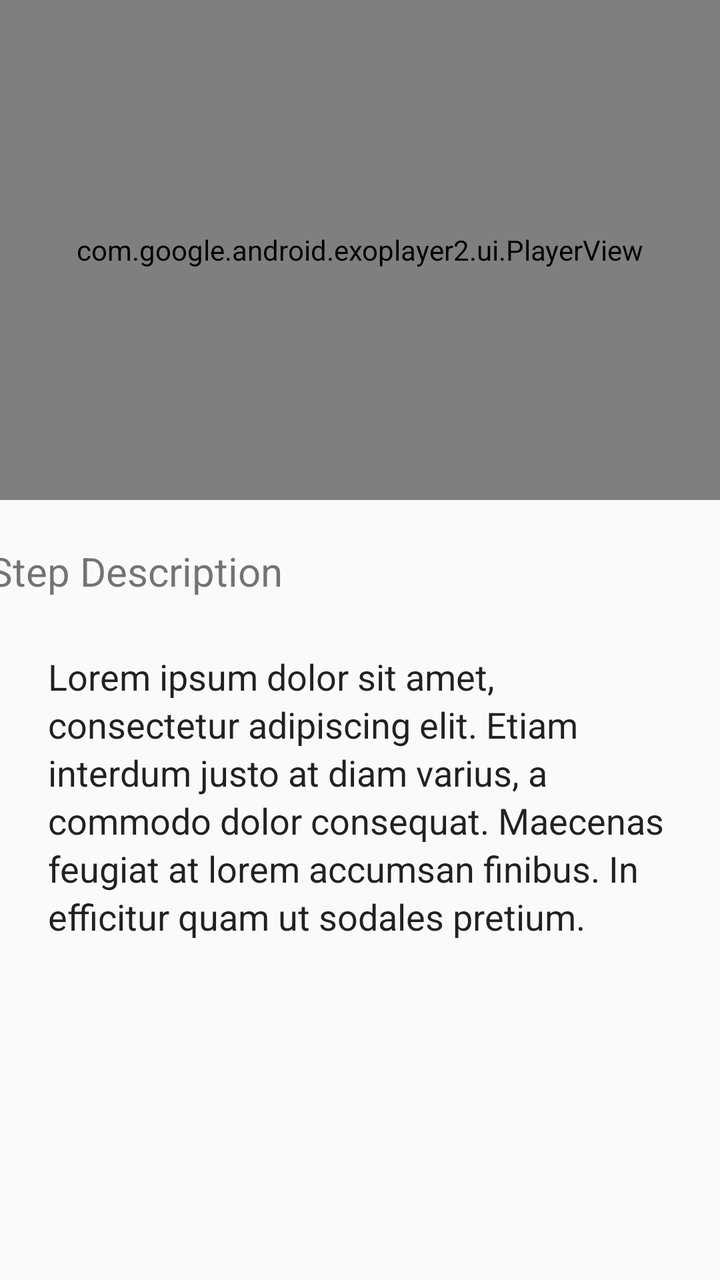
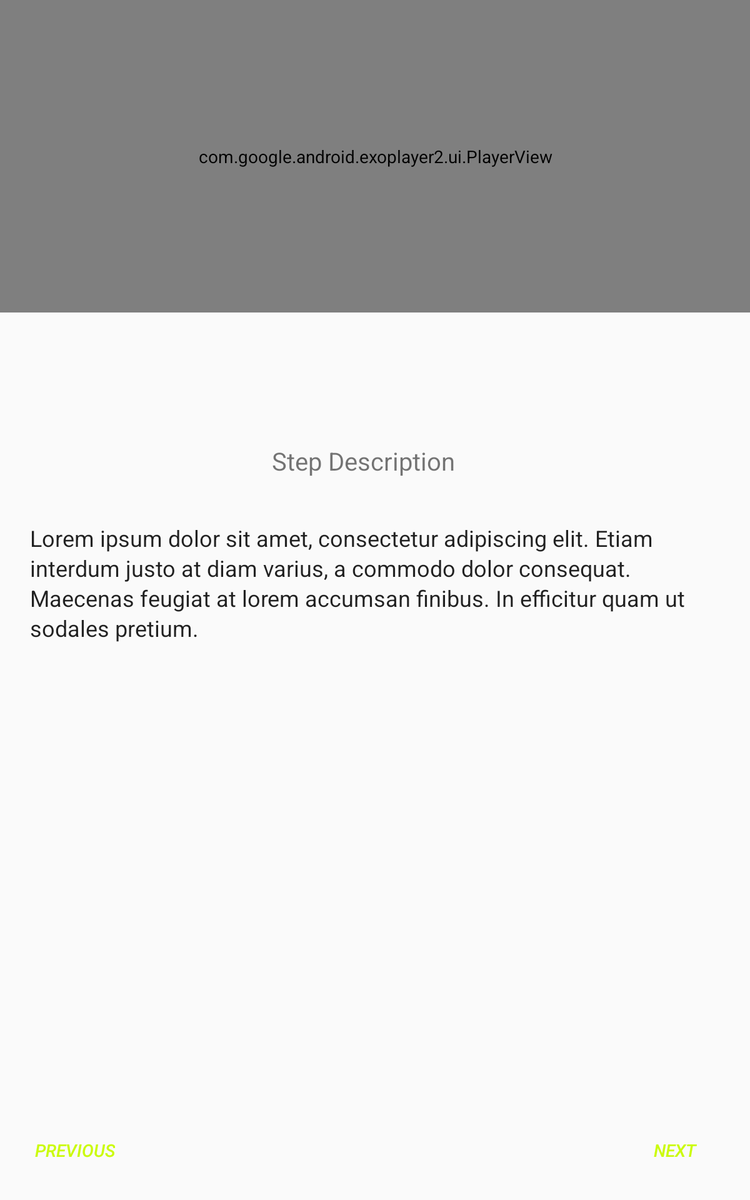

An Android layout and its configuration variant, each rendered on a device that would load it. The default file and the variant file are quoted in full after the pictures.
<!-- AndroidManifest.xml: application theme AppTheme -->
<!-- res/layout/recipes_step_details.xml -->
<?xml version="1.0" encoding="utf-8"?>
<layout xmlns:android="http://schemas.android.com/apk/res/android"
    xmlns:app="http://schemas.android.com/apk/res-auto"
    xmlns:tools="http://schemas.android.com/tools">

    <data>
        <variable
            name="steps"
            type="com.movieapp.konwo.sweetbaking.models.Steps"/>
        <variable
            name="ingredients"
            type="com.movieapp.konwo.sweetbaking.models.Ingredients" />
    </data>

    <android.support.constraint.ConstraintLayout
        android:layout_width="match_parent"
        android:layout_height="match_parent"
        android:orientation="vertical">

        <com.google.android.exoplayer2.ui.PlayerView
            android:id="@+id/exo_player_view"
            android:layout_width="match_parent"
            android:layout_height="250dp"
            android:layout_gravity="center"
            android:background="@android:color/black"
            app:layout_constraintEnd_toEndOf="parent"
            app:layout_constraintStart_toStartOf="parent"
            app:layout_constraintTop_toTopOf="parent" />

        <ImageView
            android:id="@+id/iv_video_thumbnail"
            android:layout_width="match_parent"
            android:layout_height="250dp"
            android:layout_marginEnd="411dp"
            android:contentDescription="@string/thumbnail_image"
            android:scaleType="centerCrop"
            android:visibility="gone"
            app:layout_constraintEnd_toEndOf="parent"
            app:layout_constraintStart_toStartOf="parent"
            app:layout_constraintTop_toTopOf="parent" />

        <TextView
            android:id="@+id/tv_no_video"
            android:layout_width="match_parent"
            android:layout_height="250dp"
            android:layout_marginEnd="411dp"
            android:background="@android:color/black"
            android:gravity="center"
            android:text="@string/video_not_available"
            android:textColor="@android:color/white"
            android:textSize="24sp"
            android:visibility="gone"
            app:layout_constraintEnd_toEndOf="parent"
            app:layout_constraintStart_toStartOf="parent"
            app:layout_constraintTop_toTopOf="parent" />

        <TextView
            android:id="@+id/tv_step_description"
            android:layout_width="match_parent"
            android:layout_height="wrap_content"
            android:lineSpacingExtra="3sp"
            android:padding="24dp"
            android:text="@{steps.description}"
            android:textAllCaps="false"
            android:textAppearance="?attr/textAppearanceListItem"
            android:textSize="18sp"
            app:layout_constraintEnd_toEndOf="parent"
            app:layout_constraintHorizontal_bias="0.0"
            app:layout_constraintStart_toStartOf="parent"
            app:layout_constraintTop_toBottomOf="@+id/textView"
            tools:context="ui.fragments.StepDetailsFragment"
            tools:text="Lorem ipsum dolor sit amet, consectetur adipiscing elit. Etiam interdum justo at diam varius, a commodo dolor consequat. Maecenas feugiat at lorem accumsan finibus. In efficitur quam ut sodales pretium." />


        <Button
            android:id="@+id/btn_previous_step"
            style="@style/Widget.AppCompat.Button.Borderless"
            android:layout_width="wrap_content"
            android:layout_height="wrap_content"
            android:layout_marginStart="16dp"
            android:layout_marginTop="177dp"
            android:layout_marginBottom="16dp"
            android:text="@string/previous_step"
            android:textColor="@color/colorPrimary"
            android:textStyle="italic"
            app:layout_constraintBottom_toBottomOf="parent"
            app:layout_constraintStart_toStartOf="parent"
            app:layout_constraintTop_toBottomOf="@+id/tv_step_description" />

        <Button
            android:id="@+id/btn_next_step"
            style="@style/Widget.AppCompat.Button.Borderless"
            android:layout_width="wrap_content"
            android:layout_height="wrap_content"
            android:layout_marginTop="177dp"
            android:layout_marginEnd="16dp"
            android:layout_marginBottom="16dp"
            android:contentDescription="@string/next"
            android:text="@string/next_step"
            android:textColor="@color/colorPrimary"
            app:layout_constraintBottom_toBottomOf="parent"
            app:layout_constraintEnd_toEndOf="parent"
            app:layout_constraintTop_toBottomOf="@+id/tv_step_description" />

        <TextView
            android:id="@+id/textView"
            android:layout_width="wrap_content"
            android:layout_height="30dp"
            android:layout_marginStart="19dp"
            android:layout_marginTop="22dp"
            android:layout_marginEnd="244dp"
            android:text="@string/step_description"
            android:textSize="20sp"
            app:layout_constraintEnd_toEndOf="parent"
            app:layout_constraintStart_toStartOf="parent"
            app:layout_constraintTop_toBottomOf="@+id/exo_player_view" />

        <android.support.v7.widget.RecyclerView
            android:id="@+id/step_list_rv"
            android:visibility="gone"
            android:layout_width="match_parent"
            android:layout_height="match_parent">

        </android.support.v7.widget.RecyclerView>

    </android.support.constraint.ConstraintLayout>
</layout>
<!-- resources referenced by this layout -->
<resources>
  <color name="colorPrimary">#CBFB0C</color>
  <string name="next">Next</string>
  <string name="next_step">Next</string>
  <string name="previous_step">Previous</string>
  <string name="step_description">Step Description</string>
  <string name="thumbnail_image">Thumbnail image</string>
  <string name="video_not_available">Video not available</string>
  <style name="AppTheme" parent="Theme.AppCompat.Light.DarkActionBar">
          
          <item name="colorPrimary">@color/colorPrimary</item>
          <item name="colorPrimaryDark">@color/colorPrimaryDark</item>
          <item name="colorAccent">@color/colorAccent</item>
      </style>
  <color name="colorPrimaryDark">#8AA718</color>
  <color name="colorAccent">#E5F1B8</color>
</resources>
<!-- res/layout-sw600dp/recipes_step_details.xml (the repository's variant of the layout above) -->
<!-- drawn on a 7-inch tablet held upright -->
<?xml version="1.0" encoding="utf-8"?>
<layout xmlns:android="http://schemas.android.com/apk/res/android"
    xmlns:app="http://schemas.android.com/apk/res-auto"
    xmlns:tools="http://schemas.android.com/tools">
    <data>
        <variable
            name="steps"
            type="com.movieapp.konwo.sweetbaking.models.Steps"/>
    </data>

    <android.support.constraint.ConstraintLayout
        android:layout_width="match_parent"
        android:layout_height="match_parent"
        android:orientation="vertical">

        <com.google.android.exoplayer2.ui.PlayerView
            android:id="@+id/exo_player_view"
            android:layout_width="match_parent"
            android:layout_height="250dp"
            android:layout_gravity="center"
            android:background="@android:color/black"
            app:layout_constraintEnd_toEndOf="parent"
            app:layout_constraintStart_toStartOf="parent"
            app:layout_constraintTop_toTopOf="parent" />

        <ImageView
            android:id="@+id/iv_video_thumbnail"
            android:layout_width="match_parent"
            android:layout_height="250dp"
            android:layout_marginEnd="411dp"
            android:contentDescription="@string/thumbnail_image"
            android:scaleType="centerCrop"
            android:visibility="gone"
            app:layout_constraintEnd_toEndOf="parent"
            app:layout_constraintStart_toStartOf="parent"
            app:layout_constraintTop_toTopOf="parent" />

        <TextView
            android:id="@+id/tv_no_video"
            android:layout_width="match_parent"
            android:layout_height="250dp"
            android:layout_marginEnd="411dp"
            android:background="@android:color/black"
            android:gravity="center"
            android:text="@string/video_not_available"
            android:textColor="@android:color/white"
            android:textSize="24sp"
            android:visibility="gone"
            app:layout_constraintEnd_toEndOf="parent"
            app:layout_constraintStart_toStartOf="parent"
            app:layout_constraintTop_toTopOf="parent" />

        <TextView
            android:id="@+id/tv_step_description"
            android:layout_width="match_parent"
            android:layout_height="wrap_content"
            android:layout_marginTop="144dp"
            android:lineSpacingExtra="3sp"
            android:padding="24dp"
            android:textAllCaps="false"
            android:textSize="18sp"
            android:text="@{steps.description}"
            android:textAppearance="?attr/textAppearanceListItem"
            app:layout_constraintEnd_toEndOf="parent"
            app:layout_constraintHorizontal_bias="0.0"
            app:layout_constraintStart_toStartOf="parent"
            app:layout_constraintTop_toBottomOf="@+id/exo_player_view"
            tools:context="ui.fragments.StepDetailsFragment"
            tools:text="Lorem ipsum dolor sit amet, consectetur adipiscing elit. Etiam interdum justo at diam varius, a commodo dolor consequat. Maecenas feugiat at lorem accumsan finibus. In efficitur quam ut sodales pretium." />


        <Button
            android:id="@+id/btn_previous_step"
            style="@style/Widget.AppCompat.Button.Borderless"
            android:layout_width="wrap_content"
            android:layout_height="wrap_content"
            android:layout_marginStart="16dp"
            android:layout_marginTop="177dp"
            android:layout_marginBottom="16dp"
            android:text="@string/previous_step"
            android:textColor="@color/colorPrimary"
            android:textStyle="italic"
            app:layout_constraintBottom_toBottomOf="parent"
            app:layout_constraintStart_toStartOf="parent"
            app:layout_constraintTop_toBottomOf="@+id/tv_step_description"
            app:layout_constraintVertical_bias="1.0" />

        <Button
            android:id="@+id/btn_next_step"
            style="@style/Widget.AppCompat.Button.Borderless"
            android:layout_width="wrap_content"
            android:layout_height="wrap_content"
            android:layout_marginTop="333dp"
            android:layout_marginEnd="16dp"
            android:layout_marginBottom="16dp"
            android:contentDescription="@string/next"
            android:text="@string/next_step"
            android:textColor="@color/colorPrimary"
            android:textStyle="italic"
            app:layout_constraintBottom_toBottomOf="parent"
            app:layout_constraintEnd_toEndOf="parent"
            app:layout_constraintTop_toBottomOf="@+id/tv_step_description"
            app:layout_constraintVertical_bias="1.0" />

        <TextView
            android:id="@+id/textView"
            android:layout_width="wrap_content"
            android:layout_height="30dp"
            android:layout_marginTop="105dp"
            android:layout_marginEnd="236dp"
            android:layout_marginBottom="9dp"
            android:text="@string/step_description"
            android:textSize="20sp"
            app:layout_constraintBottom_toTopOf="@+id/tv_step_description"
            app:layout_constraintEnd_toEndOf="parent"
            app:layout_constraintTop_toBottomOf="@+id/exo_player_view"
            app:layout_constraintVertical_bias="0.0" />

    </android.support.constraint.ConstraintLayout>
</layout>
